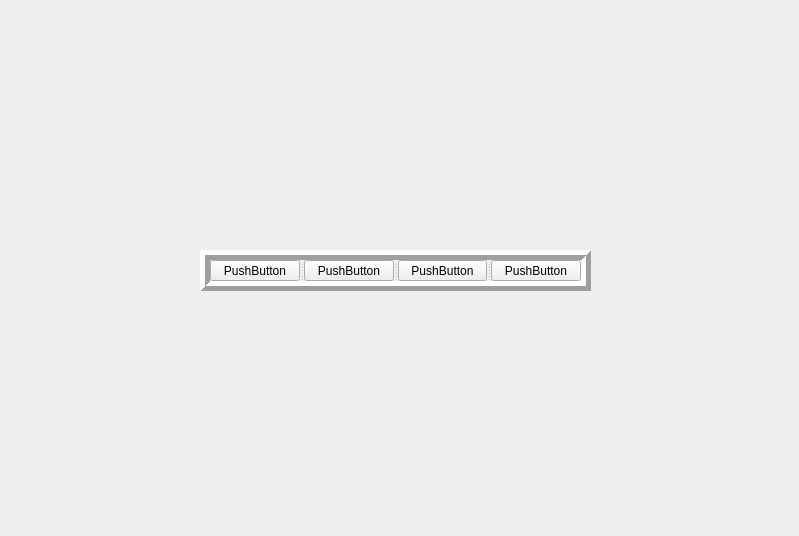
<?xml version="1.0" encoding="UTF-8"?>
<ui version="4.0">
 <class>MyWidget</class>
 <widget class="QWidget" name="MyWidget">
  <property name="geometry">
   <rect>
    <x>0</x>
    <y>0</y>
    <width>799</width>
    <height>536</height>
   </rect>
  </property>
  <property name="windowTitle">
   <string>MyWidget</string>
  </property>
  <widget class="QSplitter" name="splitter">
   <property name="geometry">
    <rect>
     <x>200</x>
     <y>250</y>
     <width>391</width>
     <height>41</height>
    </rect>
   </property>
   <property name="frameShape">
    <enum>QFrame::Box</enum>
   </property>
   <property name="frameShadow">
    <enum>QFrame::Raised</enum>
   </property>
   <property name="lineWidth">
    <number>5</number>
   </property>
   <property name="orientation">
    <enum>Qt::Horizontal</enum>
   </property>
   <widget class="QPushButton" name="pushButton_2">
    <property name="text">
     <string>PushButton</string>
    </property>
   </widget>
   <widget class="QPushButton" name="pushButton_3">
    <property name="text">
     <string>PushButton</string>
    </property>
   </widget>
   <widget class="QPushButton" name="pushButton_4">
    <property name="text">
     <string>PushButton</string>
    </property>
   </widget>
   <widget class="QPushButton" name="pushButton">
    <property name="text">
     <string>PushButton</string>
    </property>
   </widget>
  </widget>
 </widget>
 <layoutdefault spacing="6" margin="11"/>
 <resources/>
 <connections/>
</ui>
